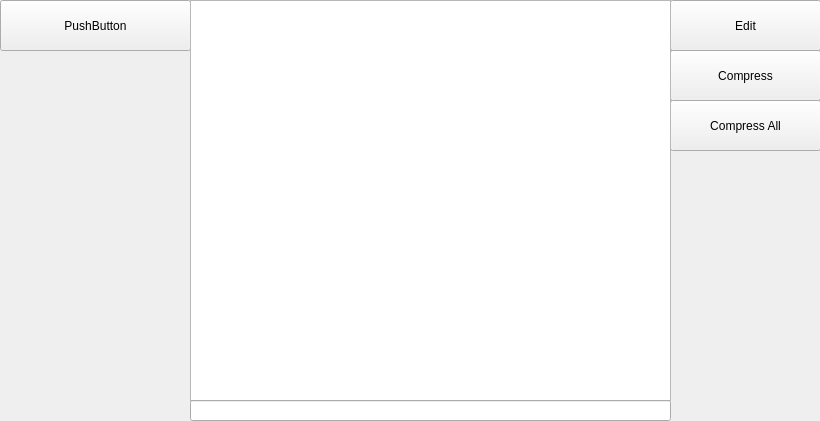
<?xml version="1.0" encoding="UTF-8"?>
<ui version="4.0">
 <class>JekyllRepo</class>
 <widget class="QMainWindow" name="JekyllRepo">
  <property name="geometry">
   <rect>
    <x>0</x>
    <y>0</y>
    <width>820</width>
    <height>421</height>
   </rect>
  </property>
  <property name="windowTitle">
   <string>ImageKyll</string>
  </property>
  <property name="styleSheet">
   <string notr="true"/>
  </property>
  <widget class="QWidget" name="centralwidget">
   <widget class="QPushButton" name="appendRopoButton">
    <property name="geometry">
     <rect>
      <x>0</x>
      <y>0</y>
      <width>191</width>
      <height>51</height>
     </rect>
    </property>
    <property name="text">
     <string>PushButton</string>
    </property>
   </widget>
   <widget class="QPushButton" name="openImageEditor">
    <property name="geometry">
     <rect>
      <x>670</x>
      <y>0</y>
      <width>151</width>
      <height>51</height>
     </rect>
    </property>
    <property name="text">
     <string>Edit</string>
    </property>
   </widget>
   <widget class="QPushButton" name="openImageCompressor">
    <property name="geometry">
     <rect>
      <x>670</x>
      <y>50</y>
      <width>151</width>
      <height>51</height>
     </rect>
    </property>
    <property name="text">
     <string>Compress</string>
    </property>
   </widget>
   <widget class="QPushButton" name="openAllImageCompressor">
    <property name="geometry">
     <rect>
      <x>670</x>
      <y>100</y>
      <width>151</width>
      <height>51</height>
     </rect>
    </property>
    <property name="text">
     <string>Compress All</string>
    </property>
   </widget>
   <widget class="QListWidget" name="listWidget">
    <property name="geometry">
     <rect>
      <x>190</x>
      <y>0</y>
      <width>481</width>
      <height>401</height>
     </rect>
    </property>
   </widget>
   <widget class="QLineEdit" name="fileLink">
    <property name="geometry">
     <rect>
      <x>190</x>
      <y>400</y>
      <width>481</width>
      <height>21</height>
     </rect>
    </property>
    <property name="readOnly">
     <bool>true</bool>
    </property>
   </widget>
  </widget>
 </widget>
 <resources/>
 <connections/>
</ui>
